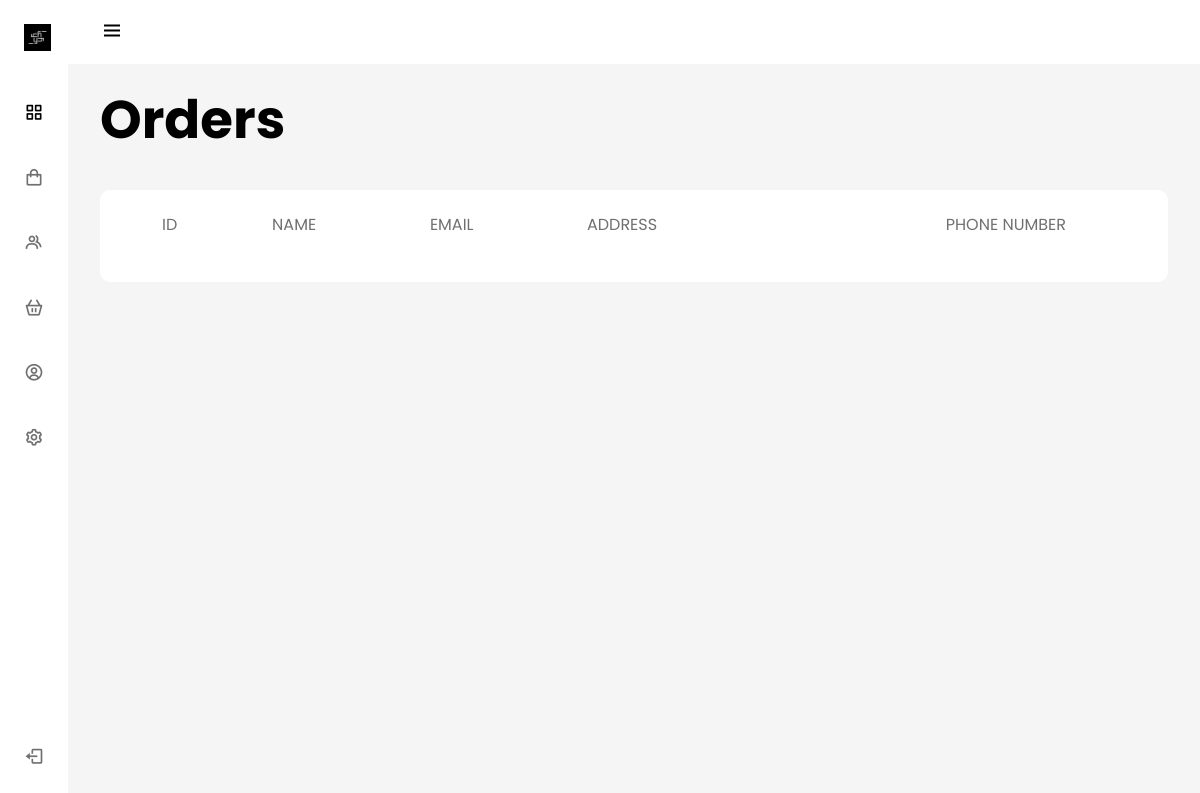
The app's page /admin/orders.php, older data.
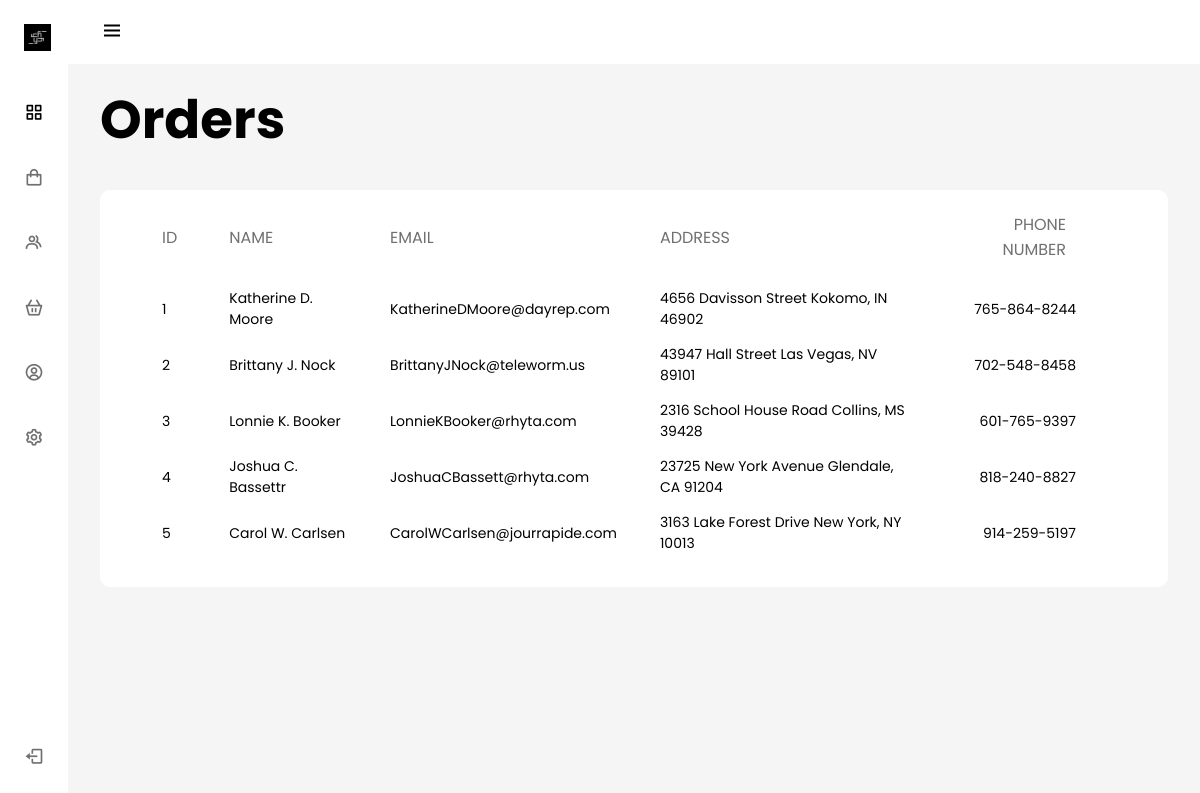
The same page, newer data.
### tables this page shows
CREATE TABLE `tbl_custinfo` (
  `id` int(255) NOT NULL,
  `cust_name` varchar(255) NOT NULL,
  `cust_email` varchar(255) NOT NULL,
  `cust_address` varchar(255) NOT NULL,
  `cust_phone` varchar(20) NOT NULL
);

### admin/orders.php (the view, shortened to what this page needs)
<?php
    if(isset($_GET['page'])) {
        $page = $_GET['page'];
    } else {
        $page = 1;
    }
    $numPerPage = 10;
    $startFrom = ($page - 1) * $numPerPage;
    $con = openCon();
    $query = "SELECT * FROM tbl_custinfo LIMIT $startFrom, $numPerPage";
    $result = $con->query($query);
?>
<!DOCTYPE html>
<html lang="en">
<head>
  <link href="https://cdn.jsdelivr.net/npm/boxicons@2.0.5/css/boxicons.min.css" rel="stylesheet" />
  <link rel="stylesheet" href="includes/assets/css/styles.css" />
  <link rel="stylesheet" href="includes/assets/css/resets.css" />
  <link rel="stylesheet" href="includes/assets/css/headerSidebar.css" />
</head>
<body id="body-pd">
  <?php include 'includes/header.php' ?>
  <?php include 'includes/navBar.php' ?>
  <div class="container">
    <h1>Orders</h1>
    <div class="orders">
      <div class="orders-table">
        <table>
          <thead>
            <tr>
            <th class="title">ID</th>
                            <th class="title">Name</th>
                            <th class="title">Email</th>
                            <th class="title">Address</th>
                            <th class="title">Phone Number</th>
            </tr>
          </thead>
          <tbody>
            <tr>
            <?php
              while ($row = $result->fetch_array()) {
                  echo "<tr>";
                      echo "<td class=\"data\">" . $row['id'] . "</td>";
                      echo "<td class=\"data\">" . $row['cust_name'] . "</td>";
                      echo "<td class=\"data\">" . $row['cust_email'] . "</td>";
                      echo "<td class=\"data\">" . $row['cust_address'] . "</td>";
                      echo "<td class=\"data\">" . $row['cust_phone'] . "</td>";
                  echo "</tr>\n";
              }
            ?>
            </tr>
          </tbody>
                    </table>
      </div>
      <div class="page-container">
      </div>
    </div>
  </div>
</body>
</html>

Row changes from the older to the newer data that the page shows:
added tbl_custinfo: id "1", cust_name "Katherine D. Moore", cust_email "KatherineDMoore@dayrep.com", cust_address "4656 Davisson Street Kokomo, IN 46902", cust_phone "765-864-8244"
added tbl_custinfo: id "2", cust_name "Brittany J. Nock", cust_email "BrittanyJNock@teleworm.us", cust_address "43947 Hall Street Las Vegas, NV 89101", cust_phone "702-548-8458"
added tbl_custinfo: id "3", cust_name "Lonnie K. Booker", cust_email "LonnieKBooker@rhyta.com", cust_address "2316 School House Road Collins, MS 39428", cust_phone "601-765-9397"
added tbl_custinfo: id "4", cust_name "Joshua C. Bassettr", cust_email "JoshuaCBassett@rhyta.com", cust_address "23725 New York Avenue Glendale, CA 91204", cust_phone "818-240-8827"
added tbl_custinfo: id "5", cust_name "Carol W. Carlsen", cust_email "CarolWCarlsen@jourrapide.com", cust_address "3163 Lake Forest Drive New York, NY 10013", cust_phone "914-259-5197"
